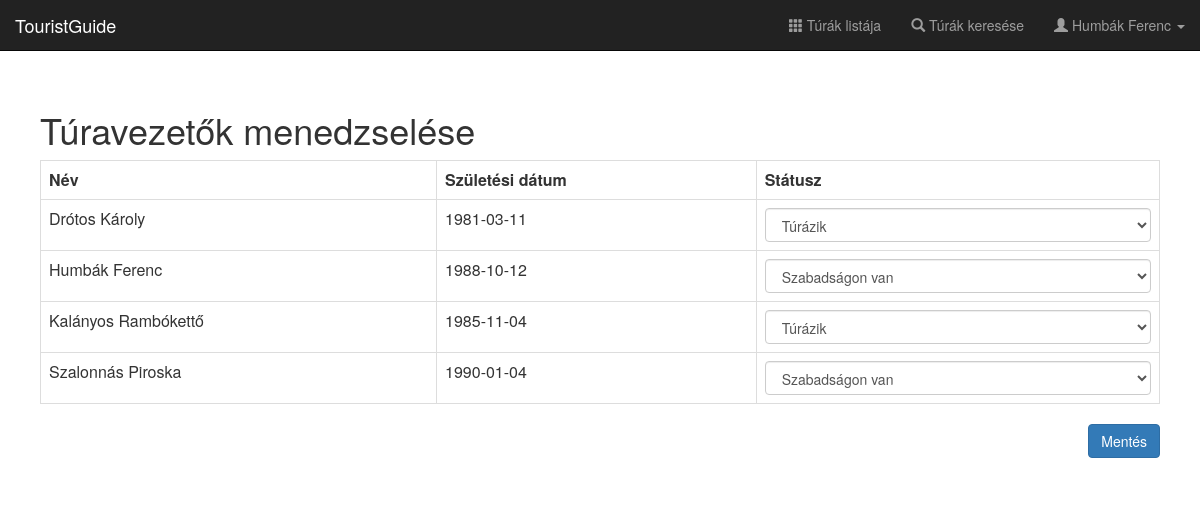
/tour_guide_edit (signed in), run on the app's committed database.
### app/db/models.py (models this page shows, shortened)
class User(UserMixin, database.Model):
    __tablename__ = 'users'
    id = database.Column(database.Integer, primary_key=True)
    username = database.Column(database.String(64), unique=True, index=True)
    password = database.Column(database.String(40), nullable=False)
    fullname = database.Column(database.String(64), nullable=False)
    avatar_src = database.Column(database.String(100))
    birth = database.Column(database.Date)
    experience_id = database.Column(
        database.Integer, database.ForeignKey('experiences.id'))
    experience = database.relationship(
        'Experience', backref=database.backref('users', lazy='dynamic')
    )
    account_type_id = database.Column(
        database.Integer, database.ForeignKey('roles.id')
    )
    account_type = database.relationship(
        'Role', backref=database.backref('users', lazy='dynamic')
    )
    email = database.Column(database.String(100), nullable=False)
    phone = database.Column(database.String(11))
    allowance = database.Column(database.Integer)
    numoftours = database.Column(database.Integer)
    status = database.Column(database.Integer)

### app/admin/views.py (the view)
@admin.route('/tour_guide_edit', methods=('GET', 'POST'))
@login_required
def tour_leaders_edit():
    tour_guides = UserDAO.get_user_by_role_id(4)
    edit_tour_guides_form = EditTourGuidesForm()
    if edit_tour_guides_form.validate_on_submit():
        for tour_guide in tour_guides:
            status = int(request.form[str(tour_guide.id)])
            if status != tour_guide.status:
                UserDAO.update_status(tour_guide.id, status)
    return render_template('tourguide-edit.html',
                           edit_tour_guides_form=edit_tour_guides_form,
                           tour_guides=tour_guides)

### app/admin/forms.py (shortened to what this page needs)
class EditTourGuidesForm(Form):
    submit = SubmitField(u'Mentés')

### app/db/models.py (called while the page is built)
@loginmanager.user_loader
def load_user(user_id):
    return User.query.get(int(user_id))

### app/db/usermanager.py (called while the page is built)
    @staticmethod
    def get_user_by_role_id(role_id):
        return User.query.filter_by(
            account_type_id=role_id
        ).order_by(User.fullname).all()

### app/templates/tourguide-edit.html (shortened to what this page needs)
{% extends "base.html" %}
{% block page_content %}
<h1>Túravezetők menedzselése</h1>
{% if tour_guides %}
<form action="" class="form" method="post" role="form" enctype="multipart/form-data">
    {% import "bootstrap/wtf.html" as wtf %}
    <table class="table table-bordered table-hover">
        <tr>
            <th>Név</th>
            <th>Születési dátum</th>
            <th>Státusz</th>
        </tr>
        {% for tour_guide in tour_guides %}
        <tr>
            <td>{{ tour_guide.fullname }}</td>
            <td>{{ tour_guide.birth }}</td>
            <td>
                <select class="form-control" id="{{ tour_guide.id }}"
                        name="{{ tour_guide.id }}">
                    <option value="2" {{
                    ' selected' if tour_guide.status == 2 }}>Túrázik
                    </option>
                    <option value="3" {{
                    ' selected' if tour_guide.status == 3 }}>Szabadságon van
                    </option>
                </select>
            </td>
        </tr>
        {% endfor %}
    </table>
    <div class="form-group">
        {{ edit_tour_guides_form.submit(class="btn btn-primary", style="float:right;") }}
    </div>
</form>
{% endif %}
{% endblock page_content %}

### app/templates/navbar.html (shortened to what this page needs)
<nav class="navbar navbar-inverse navbar-fixed-top">
  <div class="container-fluid">
    <div class="navbar-header">
      <a class="navbar-brand" href="/">TouristGuide</a>
    </div>
    <div id="navbar" class="navbar-collapse collapse">
      <ul class="nav navbar-nav navbar-right">
        <li><a href="{{ url_for('tours.tours_default') }}"><span class="glyphicon glyphicon-th" aria-hidden="true"></span>
          Túrák listája</a></li>
        <li><a href="{{ url_for('tours.search_tours') }}"><span class="glyphicon glyphicon-search" aria-hidden="true"></span>
          Túrák keresése</a></li>
        {% if current_user.is_authenticated %}
        <li class="dropdown">
          <a href="#" class="dropdown-toggle" data-toggle="dropdown" role="button" aria-haspopup="true" aria-expanded="false">
            <span class="glyphicon glyphicon-user" aria-hidden="true"></span>
            {{ current_user.fullname }}
            <span class="caret"></span>
          </a>
        </li>
        {% else %}
        <li><a href="{{ url_for('users.register') }}"><span class="glyphicon glyphicon-edit" aria-hidden="true"></span>
          Regisztráció</a></li>
        <li><a href="{{ url_for('users.login') }}"><span class="glyphicon glyphicon-log-in" aria-hidden="true"></span>
          Bejelentkezés</a></li>
        {% endif %}
      </ul>
    </div>
  </div>
</nav>

### app/static/css/main.css (style rules this page uses)
body { padding-top: 50px; }

### data on the page
User: fullname "Humbák Ferenc", birth "1988-10-12", id "Szabadságon van"
User: fullname "Drótos Károly", birth "1981-03-11", id "Túrázik"
User: fullname "Kalányos Rambókettő", birth "1985-11-04", id "Túrázik"
User: fullname "Szalonnás Piroska", birth "1990-01-04", id "Szabadságon van"
